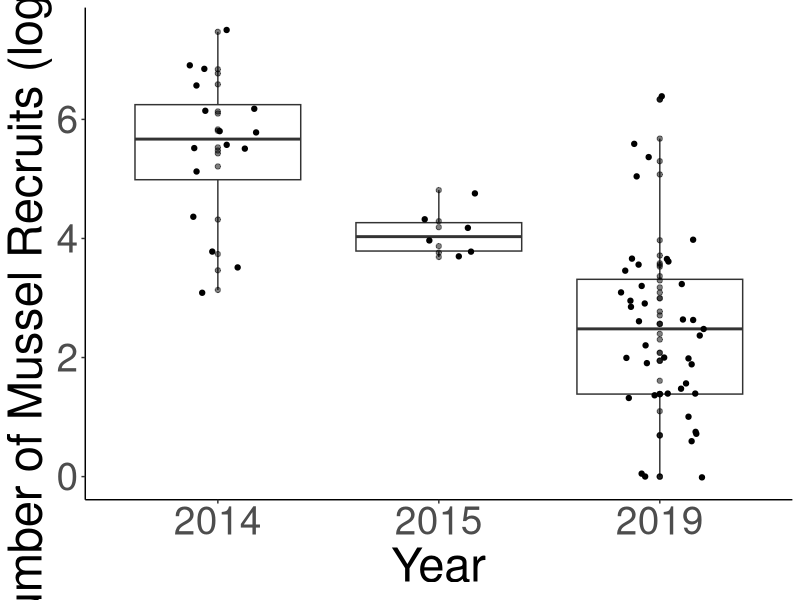
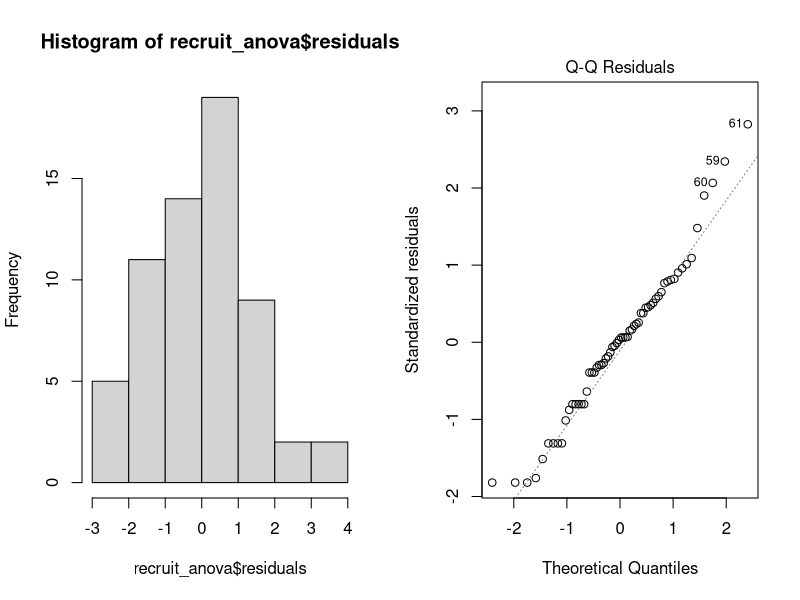
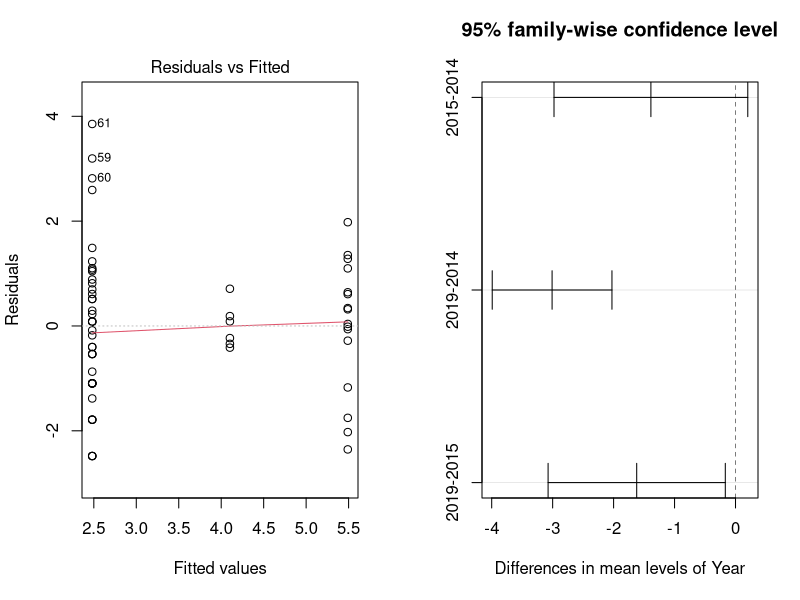

Reproduce these figures in R, in order.
## ---- chunk 1
library("dplyr")
library("lubridate")
library("ggplot2")
library("broom") # for tidy tables
## ---- chunk 2
recruitment <- read.csv("Data/mussel_recruitment_data.csv")
## ---- chunk 3
extra.columns <- names(recruitment) %in% c("Date.Processed", "Date.Sorted", "Initials", "X..of.Bivalves")

recruitment <- recruitment[,!extra.columns]
## ---- chunk 4
names(recruitment)[1] <- "Date"
names(recruitment)[3] <- "WholePlot"
names(recruitment)[5] <- "Num.Recruits"
## ---- chunk 5
recruitment$Date <- as.Date(recruitment$Date, "%m/%d/%y")
## ---- chunk 6
recruitment[,"Year"] <- NA
recruitment$Year <- as.factor(format(recruitment$Date, "%Y"))
## ---- chunk 7
recruitment[, "Month"] <- NA
recruitment$Month <- as.factor(format(recruitment$Date, "%m"))
## ---- chunk 8
recruitment$Tuffy <- as.factor(recruitment$Tuffy)
recruitment$WholePlot <- as.factor(recruitment$WholePlot)
recruitment$Site <- as.factor(recruitment$Site)
## ---- chunk 9
recruitment[, "log_recruits"] <- NA
recruitment$log_recruits <- log(recruitment$Num.Recruits + 1)
## ---- chunk 10
Fig4 <- recruitment %>% group_by(Year) %>% 
  ggplot(aes(x = Year, y = log_recruits)) + 
  geom_boxplot() +
  theme(panel.background = element_blank(),     
        axis.line = element_line(colour = "black"),
        axis.text = element_text(size=28), 
        axis.title = element_text(size=34)) +
  labs(x = "Year", y ="Number of Mussel Recruits (log (x+1))") + 
  geom_point(alpha=0.5) + geom_jitter(width=0.2, height =0.1)

Fig4
#ggsave("Fig4.png", height=2, width=3,scale = 3)
## ---- chunk 11
recruit_log <- recruitment %>% filter(!is.na(Num.Recruits)) %>% mutate(logRecruit = log(Num.Recruits+1))
## ---- chunk 12
recruit_anova <- aov(logRecruit ~ Year, data = recruit_log)
summary(recruit_anova)
tidy(recruit_anova)
## ---- chunk 13
#checking normality
par(mfrow = c(1,2)) # puts two plots side by side in the same window
hist(recruit_anova$residuals) # residuals histogram
plot(recruit_anova, which = 2) # Q-Q plot

# Histogram of residuals should follow a normal (gaussian) distribution, and the points in the Q-Q plot should lie mostly on the straight line
## ---- chunk 14
#checking homoskedasticity (homogeneity of variances) w/ residuals vs fitted values plot
plot(recruit_anova, which = 1)
# We want to see a straight red line centered around zero! This means residuals do NOT systematically differ across different groups. --> looks pretty good
## ---- chunk 15
recruit_lm <- lm(logRecruit ~ Year, data = recruit_log)
summary(recruit_lm)
## ---- chunk 16
recruit_tukey <- TukeyHSD(recruit_anova, conf.level = .95)
recruit_tukey
plot(recruit_tukey)
tidy(recruit_tukey)


# 2014 and 2015 are not significantly different from each other
# 2019 is significantly different from both 2014 and 2015
